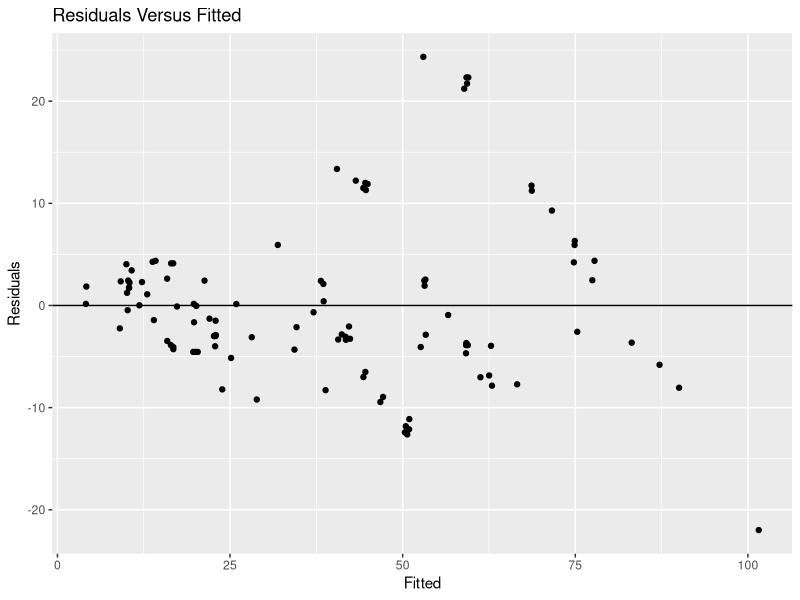
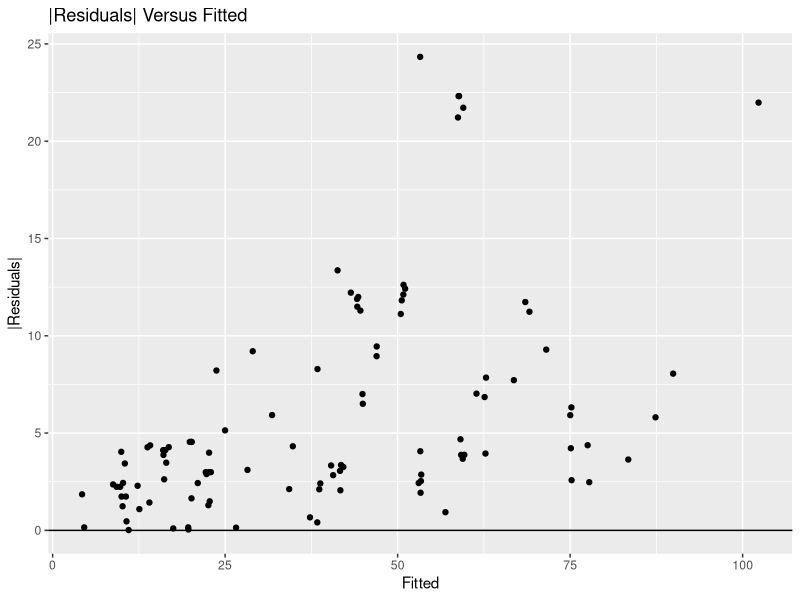
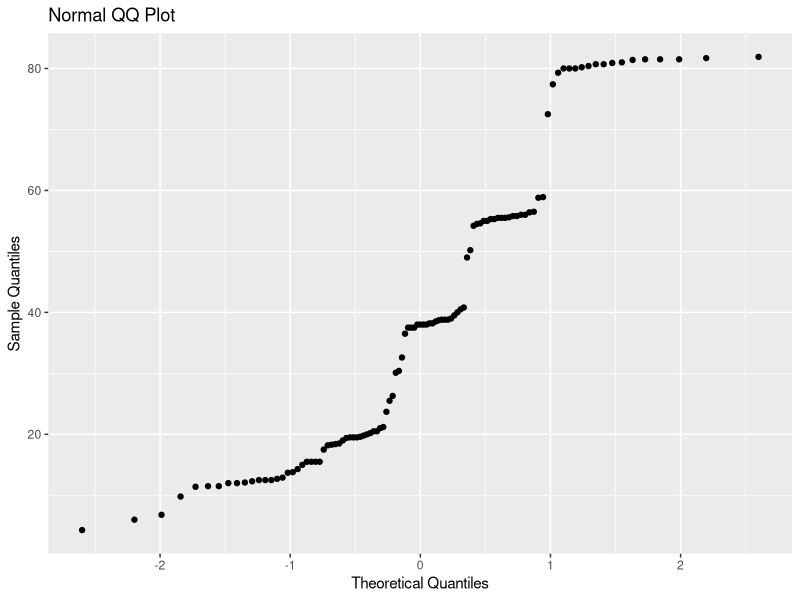
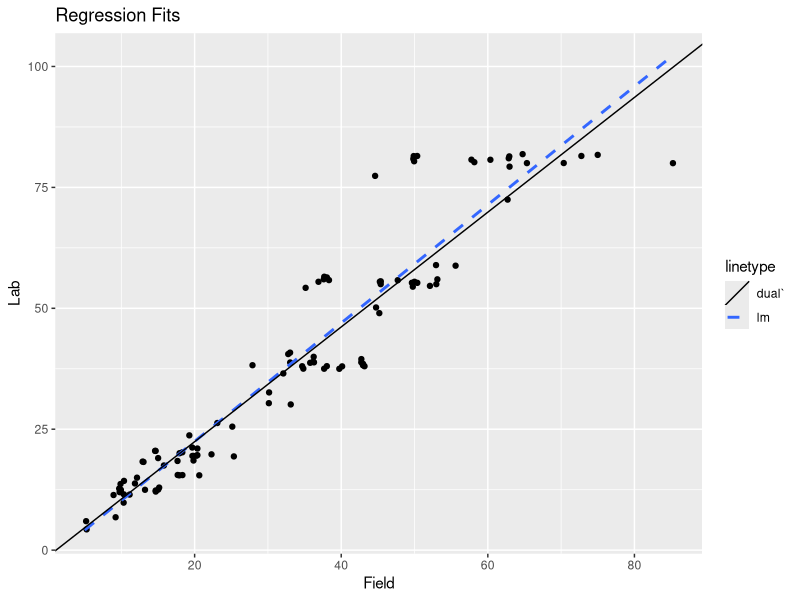

Write the R code that produced these figures, in order.
## ---- chunk 1
knitr::opts_chunk$set(echo = FALSE, eval = TRUE)
## ---- chunk 2

library(tidyverse)
library(broom)
library(lmtest)

## ---- chunk 3

raw <- read.table('data.txt', header = TRUE)
y <- raw$Lab
x <- cbind(rep(1, nrow(raw)), raw$Field)

tol <- 1E-5

beta <- coefficients(lm(y ~ raw$Field))

dif <- 1

while (dif > tol) {
  
  old <- beta
  r <- y - x %*% old
  theta <- coefficients(glm(r^2 ~ raw$Field, family = Gamma(link = 'log')))
  W = diag(as.vector(1 / exp( x %*% theta)))
  beta <- solve(t(x) %*% W %*% x) %*% t(x) %*% W %*% y
  dif <- sum((old - beta)^2)
  
}

## ---- chunk 4

cat("The simple linear regression coefficients are:\nIntercept: ", coefficients(lm(Lab ~ Field, data = raw))[1],"\nSlope: ", coefficients(lm(Lab ~ Field, data = raw))[2])

cat("The dual regression coefficients are:\nIntercept: ", beta[1],"\nSlope: ", beta[2])

## ---- chunk 5

bptest(lm(raw$Lab ~ raw$Field))
shapiro.test(raw$Lab)

## ---- chunk 6

mod <- lm(Lab ~ Field, data = raw)
df <- augment(mod)
ggplot(data = df) + 
  geom_jitter(mapping = aes(x = .fitted, y = .resid)) +
  ggtitle("Residuals Versus Fitted") +
  xlab("Fitted") +
  ylab("Residuals") +
  geom_abline(intercept = 0, slope = 0)

## ---- chunk 7

mod <- lm(Lab ~ Field, data = raw)
df <- augment(mod)
ggplot(data = df) + 
  geom_jitter(mapping = aes(x = .fitted, y = abs(.resid))) +
  ggtitle("|Residuals| Versus Fitted") +
  xlab("Fitted") +
  ylab("|Residuals|") +
  geom_abline(intercept = 0, slope = 0)

## ---- chunk 8

ggplot(data = raw) +
  stat_qq(mapping = aes(sample = Lab)) +
  ggtitle("Normal QQ Plot") +
  xlab("Theoretical Quantiles") +
  ylab("Sample Quantiles")

## ---- chunk 9

ggplot(data = raw) +
  geom_jitter(mapping = aes(x = Field, y = Lab)) +
  geom_smooth(mapping = aes(x = Field, y = Lab, linetype = 'lm'), method = 'lm', se = FALSE, fullrange = TRUE) +
  geom_abline(mapping = aes(linetype = 'dual`', slope = beta[2], intercept = beta[1])) +
  scale_linetype_manual(values = c('solid', 'dashed')) +
  ggtitle("Regression Fits")

